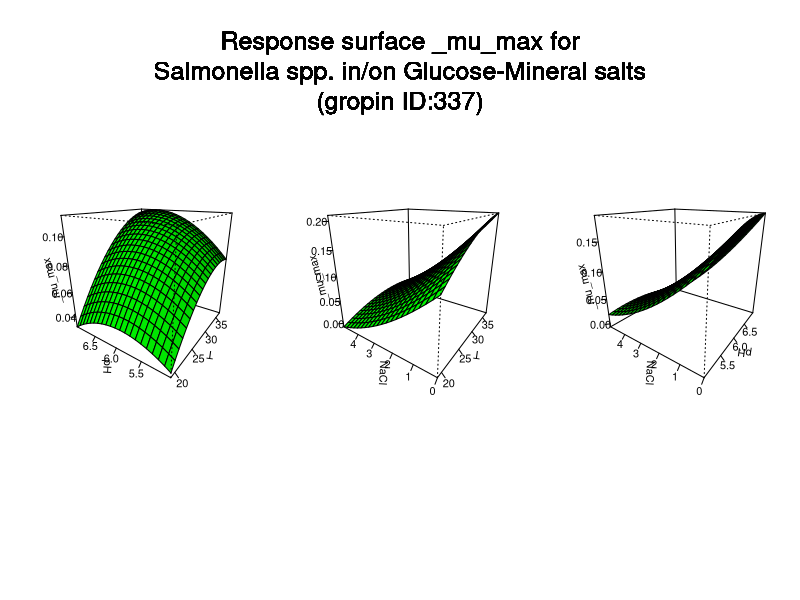

Here is the R script that generated this plot:
#############################
# start of Parameter script
#############################
T <- seq(19.019,36.963036963037,length.out=21)
pH <- seq(5.005,6.99300699300699,length.out=21)
NaCl <- seq(0,4.995004995005,length.out=21)
#############################
# end of Parameter script
#############################
############################# 
# start of Model script Gropin ID 337 
#############################
 
# constant coefficients for this model
 
variables <- data.frame(T,pH,NaCl)
argumentsPar <- expand.grid(variables)
 
# heart of the model
response_surface <- function(T,pH,NaCl) {
   mumax <-(-0.579+0.011*NaCl+0.163*pH+0.010*T-0.007*NaCl*pH-0.0006*NaCl*T+0.001*pH*T+0.003*(NaCl^2)-0.014*(pH^2)-0.0002*(T^2))

return(mumax=mumax)
} 

# output parameters
responseSurface <- cbind(argumentsPar,response_surface(argumentsPar['T'],argumentsPar['pH'],argumentsPar['NaCl']))
colnames(responseSurface) <- c(colnames(argumentsPar),'mumax')
#############################
# End of Model script
#############################
############################# 
# start of Visualisation script Gropin ID 337 
#############################
argPar1 <- expand.grid(T,pH)
argPar2 <- expand.grid(T,NaCl)
argPar3 <- expand.grid(pH,NaCl)
z1 <- matrix(unlist(response_surface(argPar1[1],argPar1[2],NaCl[10])),nrow=21)
z2 <- matrix(unlist(response_surface(argPar2[1],pH[10],argPar2[2])),nrow=21)
z3 <- matrix(unlist(response_surface(T[10],argPar3[1],argPar3[2])),nrow=21)
par(mfrow = c(1,3))
persp(T,pH,z1,col = 'green',xlab='T',ylab='pH',zlab='_mu_max',theta=305,phi=20,shade=0.25,ticktype = 'detailed')
persp(T,NaCl,z2,col = 'green',xlab='T',ylab='NaCl',zlab='_mu_max',theta=305,phi=20,shade=0.25,ticktype = 'detailed')
persp(pH,NaCl,z3,col = 'green',xlab='pH',ylab='NaCl',zlab='_mu_max',theta=305,phi=20,shade=0.25,ticktype = 'detailed')
mtext('Response surface _mu_max for
Salmonella spp. in/on Glucose-Mineral salts
(gropin ID:337)',outer=T,  cex=1.5, line=-8.5, side=3)
#############################
# End of Visualisation script
#############################
